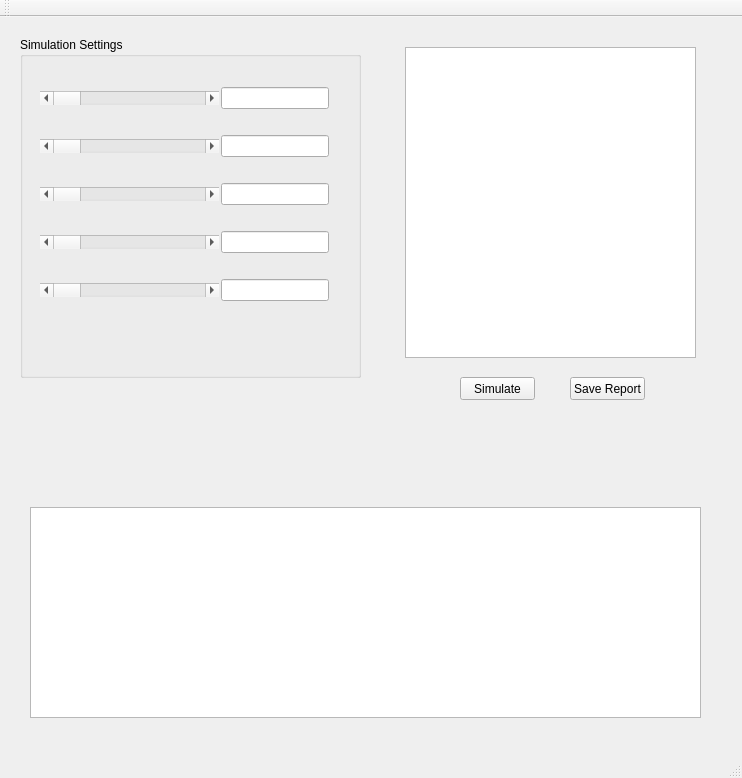
<?xml version="1.0" encoding="UTF-8"?>
<ui version="4.0">
 <class>MainWindow</class>
 <widget class="QMainWindow" name="MainWindow">
  <property name="geometry">
   <rect>
    <x>0</x>
    <y>0</y>
    <width>742</width>
    <height>778</height>
   </rect>
  </property>
  <property name="windowTitle">
   <string>MainWindow</string>
  </property>
  <widget class="QWidget" name="centralWidget">
   <widget class="QTextBrowser" name="textBrowser">
    <property name="geometry">
     <rect>
      <x>405</x>
      <y>30</y>
      <width>291</width>
      <height>311</height>
     </rect>
    </property>
   </widget>
   <widget class="QGroupBox" name="groupBox">
    <property name="geometry">
     <rect>
      <x>20</x>
      <y>20</y>
      <width>341</width>
      <height>341</height>
     </rect>
    </property>
    <property name="title">
     <string>Simulation Settings</string>
    </property>
    <widget class="QWidget" name="gridLayoutWidget">
     <property name="geometry">
      <rect>
       <x>9</x>
       <y>19</y>
       <width>311</width>
       <height>281</height>
      </rect>
     </property>
     <layout class="QGridLayout" name="gridLayout">
      <property name="sizeConstraint">
       <enum>QLayout::SetDefaultConstraint</enum>
      </property>
      <property name="horizontalSpacing">
       <number>2</number>
      </property>
      <item row="2" column="0">
       <widget class="QScrollBar" name="horizontalScrollBar_4">
        <property name="orientation">
         <enum>Qt::Horizontal</enum>
        </property>
       </widget>
      </item>
      <item row="3" column="0">
       <widget class="QScrollBar" name="horizontalScrollBar_3">
        <property name="orientation">
         <enum>Qt::Horizontal</enum>
        </property>
       </widget>
      </item>
      <item row="1" column="0">
       <widget class="QScrollBar" name="horizontalScrollBar_5">
        <property name="orientation">
         <enum>Qt::Horizontal</enum>
        </property>
       </widget>
      </item>
      <item row="0" column="0">
       <widget class="QScrollBar" name="horizontalScrollBar">
        <property name="orientation">
         <enum>Qt::Horizontal</enum>
        </property>
       </widget>
      </item>
      <item row="4" column="0">
       <widget class="QScrollBar" name="horizontalScrollBar_2">
        <property name="orientation">
         <enum>Qt::Horizontal</enum>
        </property>
       </widget>
      </item>
      <item row="0" column="1">
       <widget class="QLineEdit" name="lineEdit">
        <property name="sizePolicy">
         <sizepolicy hsizetype="Fixed" vsizetype="Fixed">
          <horstretch>0</horstretch>
          <verstretch>0</verstretch>
         </sizepolicy>
        </property>
       </widget>
      </item>
      <item row="1" column="1">
       <widget class="QLineEdit" name="lineEdit_2">
        <property name="sizePolicy">
         <sizepolicy hsizetype="Fixed" vsizetype="Fixed">
          <horstretch>0</horstretch>
          <verstretch>0</verstretch>
         </sizepolicy>
        </property>
       </widget>
      </item>
      <item row="2" column="1">
       <widget class="QLineEdit" name="lineEdit_3">
        <property name="sizePolicy">
         <sizepolicy hsizetype="Fixed" vsizetype="Fixed">
          <horstretch>0</horstretch>
          <verstretch>0</verstretch>
         </sizepolicy>
        </property>
       </widget>
      </item>
      <item row="3" column="1">
       <widget class="QLineEdit" name="lineEdit_4">
        <property name="sizePolicy">
         <sizepolicy hsizetype="Fixed" vsizetype="Fixed">
          <horstretch>0</horstretch>
          <verstretch>0</verstretch>
         </sizepolicy>
        </property>
       </widget>
      </item>
      <item row="4" column="1">
       <widget class="QLineEdit" name="lineEdit_5">
        <property name="sizePolicy">
         <sizepolicy hsizetype="Fixed" vsizetype="Fixed">
          <horstretch>0</horstretch>
          <verstretch>0</verstretch>
         </sizepolicy>
        </property>
       </widget>
      </item>
     </layout>
    </widget>
   </widget>
   <widget class="QPushButton" name="pushButton">
    <property name="geometry">
     <rect>
      <x>460</x>
      <y>360</y>
      <width>75</width>
      <height>23</height>
     </rect>
    </property>
    <property name="text">
     <string>Simulate</string>
    </property>
   </widget>
   <widget class="QPushButton" name="pushButton_2">
    <property name="geometry">
     <rect>
      <x>570</x>
      <y>360</y>
      <width>75</width>
      <height>23</height>
     </rect>
    </property>
    <property name="text">
     <string>Save Report</string>
    </property>
   </widget>
   <widget class="QGraphicsView" name="graphicsView">
    <property name="geometry">
     <rect>
      <x>30</x>
      <y>490</y>
      <width>671</width>
      <height>211</height>
     </rect>
    </property>
   </widget>
  </widget>
  <widget class="QMenuBar" name="menuBar">
   <property name="geometry">
    <rect>
     <x>0</x>
     <y>0</y>
     <width>742</width>
     <height>21</height>
    </rect>
   </property>
  </widget>
  <widget class="QToolBar" name="mainToolBar">
   <attribute name="toolBarArea">
    <enum>TopToolBarArea</enum>
   </attribute>
   <attribute name="toolBarBreak">
    <bool>false</bool>
   </attribute>
  </widget>
  <widget class="QStatusBar" name="statusBar"/>
 </widget>
 <layoutdefault spacing="6" margin="11"/>
 <resources/>
 <connections/>
</ui>
